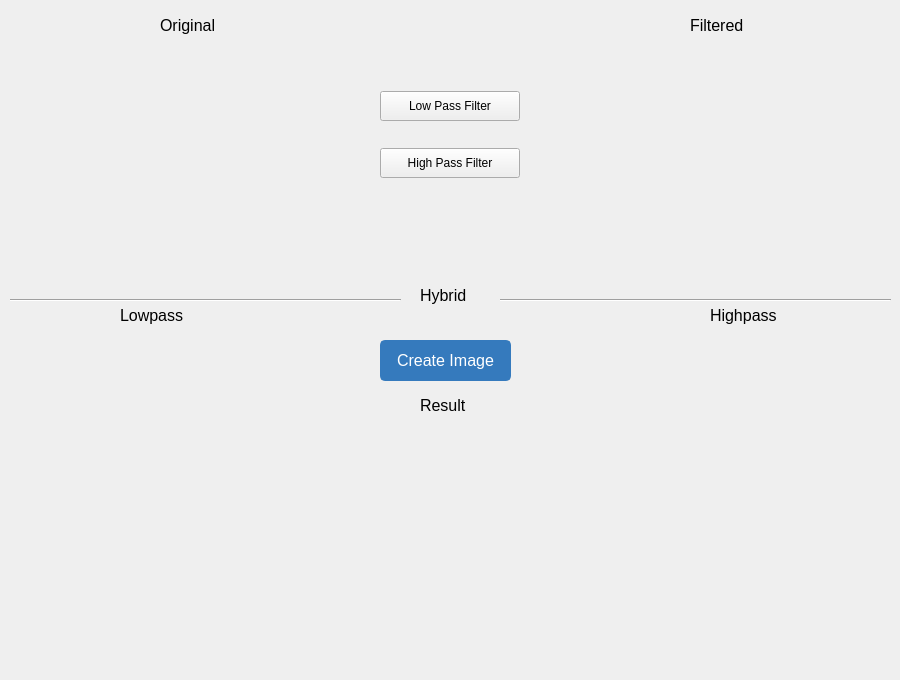
    <widget class="QWidget" name="tab_9">
     <attribute name="title">
      <string>Frequency</string>
     </attribute>
     <widget class="QWidget" name="freqBtnsLayout" native="true">
      <property name="geometry">
       <rect>
        <x>380</x>
        <y>70</y>
        <width>151</width>
        <height>131</height>
       </rect>
      </property>
      <layout class="QVBoxLayout" name="verticalLayout_11">
       <item>
        <widget class="QPushButton" name="lowpass_btn">
         <property name="minimumSize">
          <size>
           <width>140</width>
           <height>25</height>
          </size>
         </property>
         <property name="maximumSize">
          <size>
           <width>140</width>
           <height>30</height>
          </size>
         </property>
         <property name="text">
          <string>Low Pass Filter</string>
         </property>
        </widget>
       </item>
       <item>
        <widget class="QPushButton" name="highpass_btn">
         <property name="minimumSize">
          <size>
           <width>140</width>
           <height>25</height>
          </size>
         </property>
         <property name="maximumSize">
          <size>
           <width>140</width>
           <height>30</height>
          </size>
         </property>
         <property name="text">
          <string>High Pass Filter</string>
         </property>
        </widget>
       </item>
      </layout>
     </widget>
     <widget class="QWidget" name="horizontalLayoutWidget_3">
      <property name="geometry">
       <rect>
        <x>40</x>
        <y>40</y>
        <width>311</width>
        <height>241</height>
       </rect>
      </property>
      <layout class="QHBoxLayout" name="horizontalLayout_17">
       <item>
        <widget class="QLabel" name="originalImg_freqfilters">
         <property name="text">
          <string/>
         </property>
        </widget>
       </item>
      </layout>
     </widget>
     <widget class="QWidget" name="horizontalLayoutWidget_4">
      <property name="geometry">
       <rect>
        <x>550</x>
        <y>40</y>
        <width>311</width>
        <height>241</height>
       </rect>
      </property>
      <layout class="QHBoxLayout" name="horizontalLayout_19">
       <property name="spacing">
        <number>3</number>
       </property>
       <item>
        <widget class="QLabel" name="freq_filtered">
         <property name="text">
          <string/>
         </property>
        </widget>
       </item>
      </layout>
     </widget>
     <widget class="QLabel" name="label_2">
      <property name="geometry">
       <rect>
        <x>420</x>
        <y>280</y>
        <width>61</width>
        <height>31</height>
       </rect>
      </property>
      <property name="maximumSize">
       <size>
        <width>16777215</width>
        <height>16777215</height>
       </size>
      </property>
      <property name="font">
       <font>
        <pointsize>12</pointsize>
       </font>
      </property>
      <property name="text">
       <string>Hybrid</string>
      </property>
     </widget>
     <widget class="Line" name="line">
      <property name="geometry">
       <rect>
        <x>10</x>
        <y>290</y>
        <width>391</width>
        <height>20</height>
       </rect>
      </property>
      <property name="orientation">
       <enum>Qt::Horizontal</enum>
      </property>
     </widget>
     <widget class="Line" name="line_2">
      <property name="geometry">
       <rect>
        <x>500</x>
        <y>290</y>
        <width>391</width>
        <height>20</height>
       </rect>
      </property>
      <property name="orientation">
       <enum>Qt::Horizontal</enum>
      </property>
     </widget>
     <widget class="QWidget" name="horizontalLayoutWidget_9">
      <property name="geometry">
       <rect>
        <x>20</x>
        <y>340</y>
        <width>261</width>
        <height>251</height>
       </rect>
      </property>
      <layout class="QHBoxLayout" name="horizontalLayout_20">
       <item>
        <widget class="QLabel" name="originalImg_freqfilters2">
         <property name="text">
          <string/>
         </property>
        </widget>
       </item>
      </layout>
     </widget>
     <widget class="QWidget" name="horizontalLayoutWidget_10">
      <property name="geometry">
       <rect>
        <x>610</x>
        <y>340</y>
        <width>261</width>
        <height>251</height>
       </rect>
      </property>
      <layout class="QHBoxLayout" name="horizontalLayout_21">
       <item>
        <widget class="QLabel" name="originalImg_freqfilters3">
         <property name="text">
          <string/>
         </property>
        </widget>
       </item>
      </layout>
     </widget>
     <widget class="QWidget" name="horizontalLayoutWidget_12">
      <property name="geometry">
       <rect>
        <x>320</x>
        <y>420</y>
        <width>251</width>
        <height>251</height>
       </rect>
      </property>
      <layout class="QHBoxLayout" name="horizontalLayout_22">
       <item>
        <widget class="QLabel" name="resulthybrid">
         <property name="text">
          <string/>
         </property>
        </widget>
       </item>
      </layout>
     </widget>
     <widget class="QPushButton" name="submitThreshold_2">
      <property name="geometry">
       <rect>
        <x>380</x>
        <y>340</y>
        <width>131</width>
        <height>41</height>
       </rect>
      </property>
      <property name="styleSheet">
       <string notr="true">QPushButton {
    color: white;
    background-color: #357abd;
    border: 2px solid #357abd;
    border-radius: 5px;
    padding: 5px 10px;
    font-size: 16px;
}

QPushButton:hover {
    background-color: #1e90ff;
    border-color: #1e90ff;
}

QPushButton:pressed {
    background-color: #0066cc;
    border-color: #0066cc;
}




</string>
      </property>
      <property name="text">
       <string>Create Image</string>
      </property>
     </widget>
     <widget class="QLabel" name="label_3">
      <property name="geometry">
       <rect>
        <x>120</x>
        <y>300</y>
        <width>81</width>
        <height>31</height>
       </rect>
      </property>
      <property name="maximumSize">
       <size>
        <width>16777215</width>
        <height>16777215</height>
       </size>
      </property>
      <property name="font">
       <font>
        <pointsize>12</pointsize>
       </font>
      </property>
      <property name="text">
       <string>Lowpass</string>
      </property>
     </widget>
     <widget class="QLabel" name="label_4">
      <property name="geometry">
       <rect>
        <x>710</x>
        <y>300</y>
        <width>81</width>
        <height>31</height>
       </rect>
      </property>
      <property name="maximumSize">
       <size>
        <width>16777215</width>
        <height>16777215</height>
       </size>
      </property>
      <property name="font">
       <font>
        <pointsize>12</pointsize>
       </font>
      </property>
      <property name="text">
       <string>Highpass</string>
      </property>
     </widget>
     <widget class="QLabel" name="label_5">
      <property name="geometry">
       <rect>
        <x>420</x>
        <y>390</y>
        <width>61</width>
        <height>31</height>
       </rect>
      </property>
      <property name="maximumSize">
       <size>
        <width>16777215</width>
        <height>16777215</height>
       </size>
      </property>
      <property name="font">
       <font>
        <pointsize>12</pointsize>
       </font>
      </property>
      <property name="text">
       <string>Result</string>
      </property>
     </widget>
     <widget class="QLabel" name="label_6">
      <property name="geometry">
       <rect>
        <x>690</x>
        <y>10</y>
        <width>71</width>
        <height>31</height>
       </rect>
      </property>
      <property name="maximumSize">
       <size>
        <width>16777215</width>
        <height>16777215</height>
       </size>
      </property>
      <property name="font">
       <font>
        <pointsize>12</pointsize>
       </font>
      </property>
      <property name="text">
       <string>Filtered</string>
      </property>
     </widget>
     <widget class="QLabel" name="label_7">
      <property name="geometry">
       <rect>
        <x>160</x>
        <y>10</y>
        <width>71</width>
        <height>31</height>
       </rect>
      </property>
      <property name="maximumSize">
       <size>
        <width>16777215</width>
        <height>16777215</height>
       </size>
      </property>
      <property name="font">
       <font>
        <pointsize>12</pointsize>
       </font>
      </property>
      <property name="text">
       <string>Original</string>
      </property>
     </widget>
    </widget>
